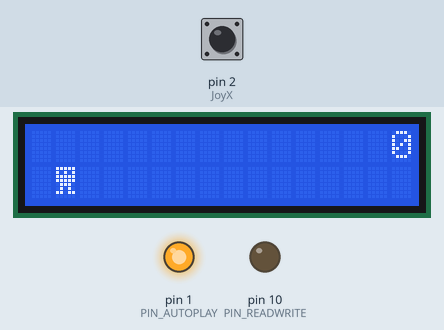
This sketch was run on a simulated Arduino Uno, built with avr-gcc and run on an emulated ATmega328P. Parts: 16×2 character LCD, output pins drawn as LEDs (lit = HIGH). The inputs (shaded band) are chosen by the test bench; at power-on: pin 2 (JoyX) HIGH. Random numbers use the default seed unless the sketch sets one.

Above: at 0.87 s.
1.4 s: pin 2 (JoyX) pulled LOW for 0.15 s
At 1.83 s:
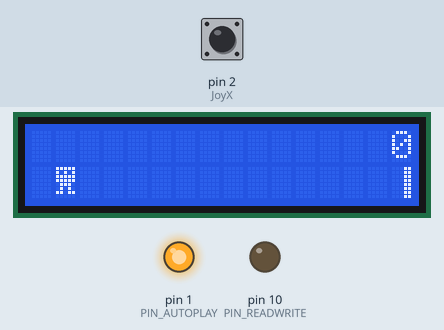
2.1 s: pin 2 (JoyX) pulled LOW for 1 s
At 2.23 s:
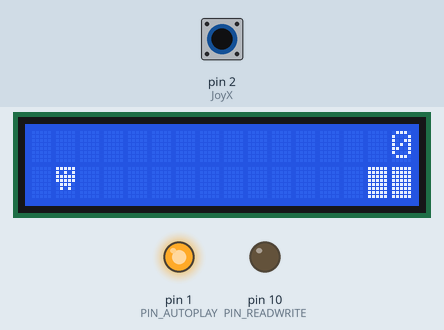
3.7 s: pin 2 (JoyX) pulled LOW for 0.15 s
At 3.82 s:
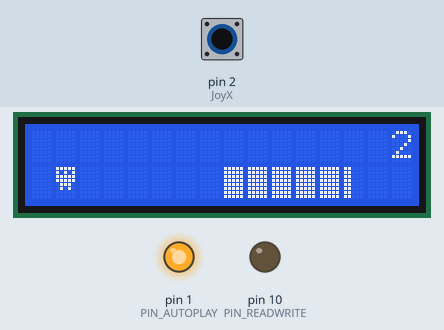
4.4 s: pin 2 (JoyX) pulsed LOW 5 times (0.12 s each, 0.3 s apart)
At 5.91 s:
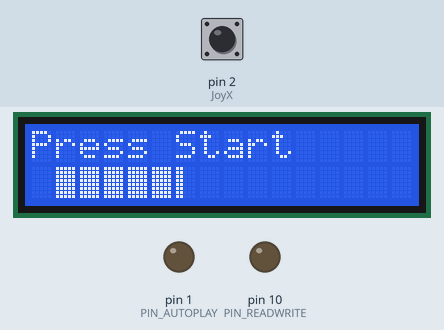
7.4 s: pin 2 (JoyX) pulled LOW for 3.2 s
At 7.93 s:
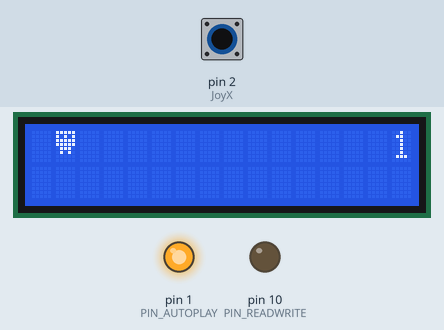
11.2 s: pin 2 (JoyX) pulled LOW for 0.15 s
At 11.29 s:
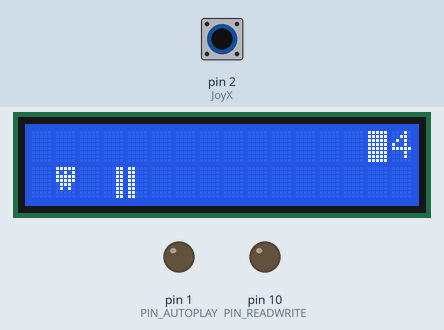
Timing chart, 0 to 14.2 s (numbered marks = the images above; inputs shaded):
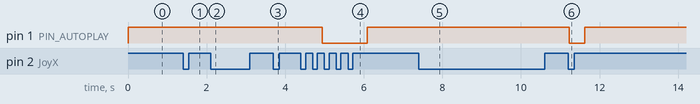

The sketch:

Arduino_LCD_Runner_Game.ino
```cpp
#include <Wire.h>
#include <LiquidCrystal_I2C.h>

#define JoyX 2
#define PIN_AUTOPLAY 1
#define PIN_READWRITE 10
#define PIN_CONTRAST 12

#define SPRITE_RUN1 1
#define SPRITE_RUN2 2
#define SPRITE_JUMP 3
#define SPRITE_JUMP_UPPER '.'
#define SPRITE_JUMP_LOWER 4
#define SPRITE_TERRAIN_EMPTY ' '
#define SPRITE_TERRAIN_SOLID 5
#define SPRITE_TERRAIN_SOLID_RIGHT 6
#define SPRITE_TERRAIN_SOLID_LEFT 7
#define SPRITE_SPIKE 8

#define BOY_HORIZONTAL_POSITION 1

#define TERRAIN_WIDTH 16
#define TERRAIN_EMPTY 0
#define TERRAIN_LOWER_BLOCK 1
#define TERRAIN_UPPER_BLOCK 2

#define BOY_POSITION_OFF 0
#define BOY_POSITION_RUN_LOWER_1 1
#define BOY_POSITION_RUN_LOWER_2 2
#define BOY_POSITION_JUMP_1 3
#define BOY_POSITION_JUMP_2 4
#define BOY_POSITION_JUMP_3 5
#define BOY_POSITION_JUMP_4 6
#define BOY_POSITION_JUMP_5 7
#define BOY_POSITION_JUMP_6 8
#define BOY_POSITION_JUMP_7 9
#define BOY_POSITION_JUMP_8 10
#define BOY_POSITION_RUN_UPPER_1 11
#define BOY_POSITION_RUN_UPPER_2 12

LiquidCrystal_I2C lcd(0x27, 16, 2);
static char terrainUpper[TERRAIN_WIDTH + 1];
static char terrainLower[TERRAIN_WIDTH + 1];
static bool buttonPushed = false;

void initializeGraphics() {
  byte Alien[8] = {
    0b11111,
    0b10101,
    0b11111,
    0b11111,
    0b01110,
    0b01010,
    0b11011,
    0b00000
  };

  byte graphics[][8] = {

    {
    0b11111,
    0b10101,
    0b11111,
    0b11111,
    0b01110,
    0b01010,
    0b11011,

    },
    {0b11111,
    0b10101,
    0b11111,
    0b11111,
    0b01110,
    0b01010,
    0b11011,
    0b00000},

    {0b11111,
    0b10101,
    0b11111,
    0b11111,
    0b01110,
    0b01010,
    0b00000,
    0b00000},

    {0b00000,
    0b01010,
    0b11111,
    0b11111,
    0b01110,
    0b00100,
    0b00000,
    0b00000},

    {0b11111,
    0b11111,
    0b11111,
    0b11111,
    0b11111,
    0b11111,
    0b11111,
    0b11111},

    {B00011, B00011, B00011, B00011, B00011, B00011, B00011, B00011},

    {0b11000,
    0b11000,
    0b11000,
    0b11000,
    0b11000,
    0b11000,
    0b11000,
    0b11000}
  };

  for (int i = 0; i < 7; ++i) {
    lcd.createChar(i + 1, graphics[i]);
  }

  for (int i = 0; i < TERRAIN_WIDTH; ++i) {
    terrainUpper[i] = SPRITE_TERRAIN_EMPTY;
    terrainLower[i] = SPRITE_TERRAIN_EMPTY;
  }
}

void advanceTerrain(char* terrain, byte newTerrain) {
  for (int i = 0; i < TERRAIN_WIDTH; ++i) {
    char current = terrain[i];
    char next = (i == TERRAIN_WIDTH - 1) ? newTerrain : terrain[i + 1];
    switch (current) {
      case SPRITE_TERRAIN_EMPTY:
        terrain[i] = (next == SPRITE_TERRAIN_SOLID) ? SPRITE_TERRAIN_SOLID_RIGHT : SPRITE_TERRAIN_EMPTY;
        break;
      case SPRITE_TERRAIN_SOLID:
        terrain[i] = (next == SPRITE_TERRAIN_EMPTY) ? SPRITE_TERRAIN_SOLID_LEFT : SPRITE_TERRAIN_SOLID;
        break;
      case SPRITE_TERRAIN_SOLID_RIGHT:
        terrain[i] = SPRITE_TERRAIN_SOLID;
        break;
      case SPRITE_TERRAIN_SOLID_LEFT:
        terrain[i] = SPRITE_TERRAIN_EMPTY;
        break;
    }
  }
}

bool drawBoy(byte position, char* terrainUpper, char* terrainLower, unsigned int score) {
  bool collide = false;
  char upperSave = terrainUpper[BOY_HORIZONTAL_POSITION];
  char lowerSave = terrainLower[BOY_HORIZONTAL_POSITION];
  byte upper, lower;

  switch (position) {
    case BOY_POSITION_OFF: upper = lower = SPRITE_TERRAIN_EMPTY; break;
    case BOY_POSITION_RUN_LOWER_1: upper = SPRITE_TERRAIN_EMPTY; lower = SPRITE_RUN1; break;
    case BOY_POSITION_RUN_LOWER_2: upper = SPRITE_TERRAIN_EMPTY; lower = SPRITE_RUN2; break;
    case BOY_POSITION_JUMP_1:
    case BOY_POSITION_JUMP_8: upper = SPRITE_TERRAIN_EMPTY; lower = SPRITE_JUMP; break;
    case BOY_POSITION_JUMP_2:
    case BOY_POSITION_JUMP_7: upper = SPRITE_JUMP_UPPER; lower = SPRITE_JUMP_LOWER; break;
    case BOY_POSITION_JUMP_3:
    case BOY_POSITION_JUMP_4:
    case BOY_POSITION_JUMP_5:
    case BOY_POSITION_JUMP_6: upper = SPRITE_JUMP; lower = SPRITE_TERRAIN_EMPTY; break;
    case BOY_POSITION_RUN_UPPER_1: upper = SPRITE_RUN1; lower = SPRITE_TERRAIN_EMPTY; break;
    case BOY_POSITION_RUN_UPPER_2: upper = SPRITE_RUN2; lower = SPRITE_TERRAIN_EMPTY; break;
  }

  if (upper != ' ') {
    terrainUpper[BOY_HORIZONTAL_POSITION] = upper;
    collide = (upperSave != SPRITE_TERRAIN_EMPTY && upperSave != SPRITE_SPIKE);
  }
  if (lower != ' ') {
    terrainLower[BOY_HORIZONTAL_POSITION] = lower;
    collide |= (lowerSave != SPRITE_TERRAIN_EMPTY && lowerSave != SPRITE_SPIKE);
  }

  if (upperSave == SPRITE_SPIKE || lowerSave == SPRITE_SPIKE) {
    collide = true;
  }

  byte digits = (score > 9999) ? 5 : (score > 999) ? 4 : (score > 99) ? 3 : (score > 9) ? 2 : 1;

  terrainUpper[TERRAIN_WIDTH] = '\0';
  terrainLower[TERRAIN_WIDTH] = '\0';
  char temp = terrainUpper[16 - digits];
  terrainUpper[16 - digits] = '\0';
  lcd.setCursor(0, 0);
  lcd.print(terrainUpper);
  terrainUpper[16 - digits] = temp;
  lcd.setCursor(0, 1);
  lcd.print(terrainLower);
  lcd.setCursor(16 - digits, 0);
  lcd.print(score);

  terrainUpper[BOY_HORIZONTAL_POSITION] = upperSave;
  terrainLower[BOY_HORIZONTAL_POSITION] = lowerSave;

  return collide;
}

void buttonPush() {
  buttonPushed = true;
}

void setup() {
  pinMode(PIN_READWRITE, OUTPUT);
  digitalWrite(PIN_READWRITE, LOW);
  pinMode(PIN_CONTRAST, OUTPUT);
  digitalWrite(PIN_CONTRAST, LOW);
  pinMode(JoyX, INPUT);
  digitalWrite(JoyX, HIGH);
  pinMode(PIN_AUTOPLAY, OUTPUT);
  digitalWrite(PIN_AUTOPLAY, HIGH);

  attachInterrupt(0, buttonPush, FALLING);

  lcd.init();
  lcd.backlight();
  initializeGraphics();
}

void loop() {
  static byte boyPos = BOY_POSITION_RUN_LOWER_1;
  static byte newTerrainType = TERRAIN_EMPTY;
  static byte newTerrainDuration = 1;
  static bool playing = false;
  static bool blink = false;
  static unsigned int distance = 0;

  if (!playing) {
    drawBoy((blink) ? BOY_POSITION_OFF : boyPos, terrainUpper, terrainLower, distance >> 3);
    if (blink) {
      lcd.setCursor(0, 0);
      lcd.print("Press Start      ");
    }
    delay(250);
    blink = !blink;
    if (buttonPushed) {
      initializeGraphics();
      boyPos = BOY_POSITION_RUN_LOWER_1;
      playing = true;
      buttonPushed = false;
      distance = 0;
    }
    return;
  }

  byte terrainBlock = SPRITE_TERRAIN_EMPTY;
  if (newTerrainType == TERRAIN_LOWER_BLOCK) {
    terrainBlock = (random(6) == 0) ? SPRITE_SPIKE : SPRITE_TERRAIN_SOLID;
  }

  advanceTerrain(terrainLower, terrainBlock);
  advanceTerrain(terrainUpper, newTerrainType == TERRAIN_UPPER_BLOCK ? SPRITE_TERRAIN_SOLID : SPRITE_TERRAIN_EMPTY);

  if (--newTerrainDuration == 0) {
    if (newTerrainType == TERRAIN_EMPTY) {
      newTerrainType = (random(3) == 0) ? TERRAIN_UPPER_BLOCK : TERRAIN_LOWER_BLOCK;
      newTerrainDuration = 2 + random(10);
    } else {
      newTerrainType = TERRAIN_EMPTY;
      newTerrainDuration = 10 + random(10);
    }
  }

  if (buttonPushed) {
    if (boyPos <= BOY_POSITION_RUN_LOWER_2) boyPos = BOY_POSITION_JUMP_1;
    buttonPushed = false;
  }

  if (drawBoy(boyPos, terrainUpper, terrainLower, distance >> 3)) {
    playing = false;
  } else {
    if (boyPos == BOY_POSITION_RUN_LOWER_2 || boyPos == BOY_POSITION_JUMP_8) {
      boyPos = BOY_POSITION_RUN_LOWER_1;
    } else if ((boyPos >= BOY_POSITION_JUMP_3 && boyPos <= BOY_POSITION_JUMP_5) && terrainLower[BOY_HORIZONTAL_POSITION] != SPRITE_TERRAIN_EMPTY) {
      boyPos = BOY_POSITION_RUN_UPPER_1;
    } else if (boyPos >= BOY_POSITION_RUN_UPPER_1 && terrainLower[BOY_HORIZONTAL_POSITION] == SPRITE_TERRAIN_EMPTY) {
      boyPos = BOY_POSITION_JUMP_5;
    } else if (boyPos == BOY_POSITION_RUN_UPPER_2) {
      boyPos = BOY_POSITION_RUN_UPPER_1;
    } else {
      ++boyPos;
    }
    ++distance;

    digitalWrite(PIN_AUTOPLAY, terrainLower[BOY_HORIZONTAL_POSITION + 2] == SPRITE_TERRAIN_EMPTY ? HIGH : LOW);
  }

  delay(100);
}
```
